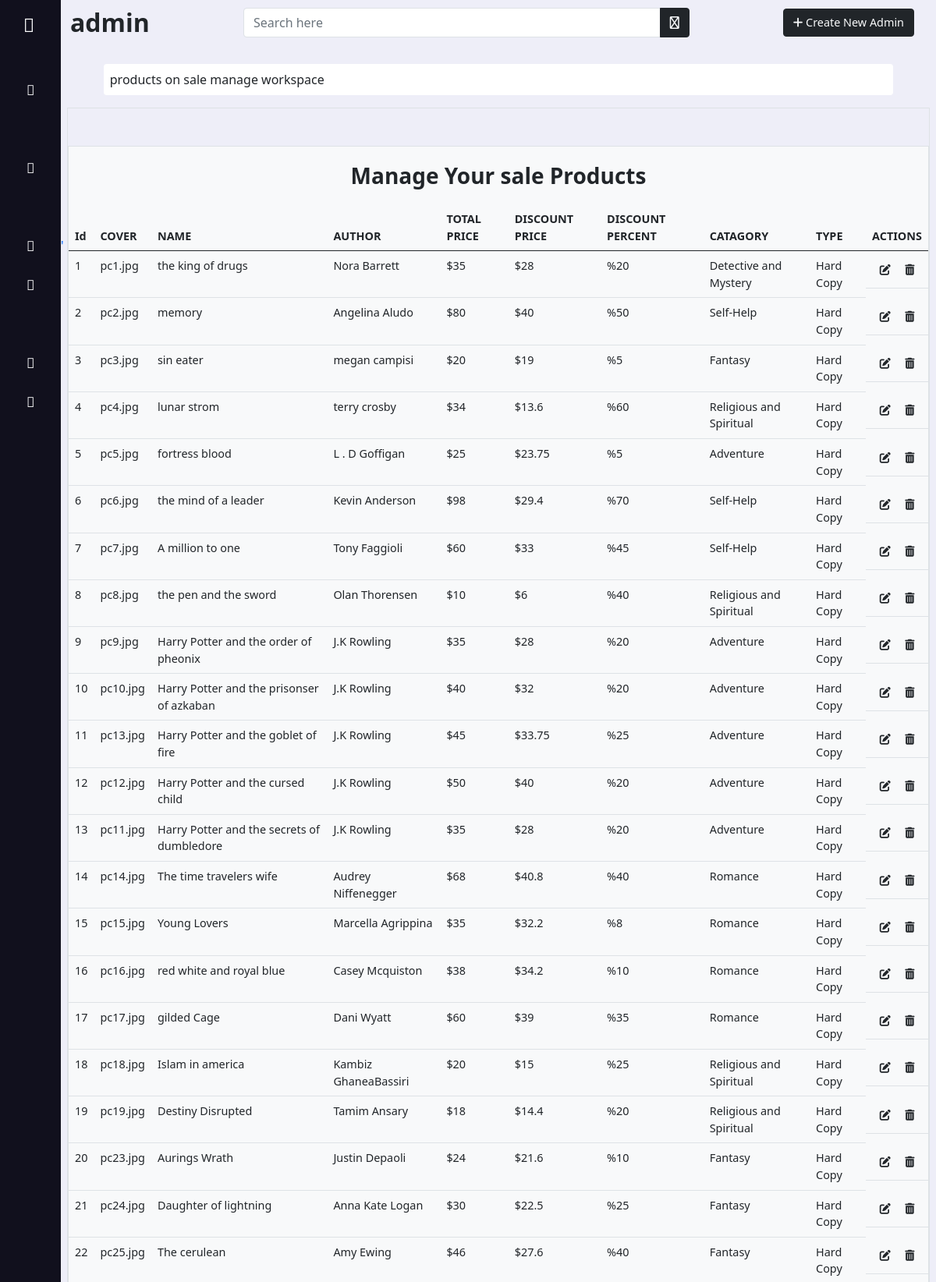
/admin/manage_product.php (signed in, upper part), run on the app's committed database.
### tables this page shows
CREATE TABLE `tbl_add_book` (
  `book_Id` int(11) NOT NULL,
  `book_cover` varchar(400) NOT NULL,
  `book_name` varchar(50) NOT NULL,
  `book_author` varchar(50) NOT NULL,
  `book_price` int(11) NOT NULL,
  `book_price_discount` varchar(50) NOT NULL,
  `book_discount_percent` varchar(50) NOT NULL,
  `book_catagory` varchar(50) NOT NULL,
  `book_type` varchar(50) NOT NULL
);

### admin/manage_product.php (the view, shortened to what this page needs)
<?php
include '../conn.php';
$sql = "SELECT * FROM `tbl_add_book`";
$run = mysqli_query($con, $sql);
?>
<!doctype html>
<html lang="en">
<head>
    <link rel="stylesheet" href="../assets/bootstrap/css/bootstrap.min.css">
    <link rel="stylesheet" href="../assets/fontawesome/css/all.min.css">
    <link rel="stylesheet" href="../assets/fontawesome/css/fontawesome.min.css">
    <link rel="stylesheet" href="admin.css">
    <link rel="stylesheet" href="https://site-assets.fontawesome.com/releases/v6.1.2/css/all.css">
</head>
<body>
<?php require '_asider.php'; ?>
    <main class="">
    <?php require '_header.php'; ?>
        <div class="row col-11 mx-auto d-flex justify-content-center pt-3">
            <div class="w-100 p-2   fs-6">
                <p style="background:white;" class=" rounded p-2 m-0">products on sale manage workspace</p>
            </div>
            </div>
    <div class=" m-2  " >
        <div class="col-12  border  pt-5">
            <div class="col-12 border bg-light" style="max-height: 90vh;overflow-y:scroll;">
            <p class=" rounded p-2 my-2 fs-3 fw-bolder text-center">Manage Your sale Products </p>
                <table class="table border-bottom">
                    <thead>
                        <tr class="" style="font-weight: 600;font-size:.9rem;">
                            <td scope="col">Id</td>
                            <td scope="col">COVER</td>
                            <td scope="col">NAME</td>
                            <td scope="col">AUTHOR</td>
                            <td scope="col">TOTAL PRICE</td>
                            <td scope="col">DISCOUNT PRICE</td>
                            <td scope="col">DISCOUNT PERCENT</td>
                            <td scope="col">CATAGORY</td>
                            <td scope="col">TYPE</td>
                            <td scope="col">ACTIONS</td>
                        </tr>
                    </thead>
                    <tbody style="font-size: .9rem;">
                        <?php
                        while($row = mysqli_fetch_array($run))
                        {
                            ?>
                        <tr>
                            <td><?php  echo $row[0]  ?></td>
                            <td><?php  echo $row[1]  ?></td>
                            <td><?php  echo $row[2]  ?></td>
                            <td><?php  echo $row[3]  ?></td>
                            <td>$<?php  echo $row[4]  ?></td>
                            <td>$<?php  echo $row[5]  ?></td>
                            <td>%<?php  echo $row[6]  ?></td>
                            <td><?php  echo $row[7]  ?></td>
                            <td><?php  echo $row[8]  ?></td>
                            <td class="d-flex justify-content-evenly">
                                <a href="edit_product.php?id=<?php echo $row[0]; ?>" class="btn  text-dark btn-sm"><i class="fa-solid fa-pen-to-square"></i></a>
                            <a href="delete.php?id=<?php echo $row[0]; ?>" class="btn text-dark btn-sm"><i class="fa-solid fa-trash-can"></i>
                                </a>
                            </td>
                        </tr>
                        <?php
                        }
                        ?>
                    </tbody>
                </table>
            </div>
    </div>
        </div>
    </main>
</body>
</html>

### admin/admin.css (style rules this page uses)
* { margin: 0; padding: 0; box-sizing: border-box; }
body { background: #eeeef8 !important; }
main { left: 78px ; background-color: #eeeef8 !important; position: relative; width: calc(100% - 78px) !important; }

### data on the page
tbl_add_book: book_Id "1", book_cover "pc1.jpg", book_name "the king of drugs", book_author "Nora Barrett", book_price "35", book_price_discount "28", book_discount_percent "20", book_catagory "Detective and Mystery", book_type "Hard Copy"
tbl_add_book: book_Id "2", book_cover "pc2.jpg", book_name "memory", book_author "Angelina Aludo", book_price "80", book_price_discount "40", book_discount_percent "50", book_catagory "Self-Help", book_type "Hard Copy"
tbl_add_book: book_Id "3", book_cover "pc3.jpg", book_name "sin eater", book_author "megan campisi", book_price "20", book_price_discount "19", book_discount_percent "5", book_catagory "Fantasy", book_type "Hard Copy"
tbl_add_book: book_Id "4", book_cover "pc4.jpg", book_name "lunar strom", book_author "terry crosby", book_price "34", book_price_discount "13.6", book_discount_percent "60", book_catagory "Religious and Spiritual", book_type "Hard Copy"
tbl_add_book: book_Id "5", book_cover "pc5.jpg", book_name "fortress blood", book_author "L . D Goffigan", book_price "25", book_price_discount "23.75", book_discount_percent "5", book_catagory "Adventure", book_type "Hard Copy"
tbl_add_book: book_Id "6", book_cover "pc6.jpg", book_name "the mind of a leader", book_author "Kevin Anderson", book_price "98", book_price_discount "29.4", book_discount_percent "70", book_catagory "Self-Help", book_type "Hard Copy"
tbl_add_book: book_Id "7", book_cover "pc7.jpg", book_name "A million to one", book_author "Tony Faggioli", book_price "60", book_price_discount "33", book_discount_percent "45", book_catagory "Self-Help", book_type "Hard Copy"
tbl_add_book: book_Id "8", book_cover "pc8.jpg", book_name "the pen and the sword", book_author "Olan Thorensen", book_price "10", book_price_discount "6", book_discount_percent "40", book_catagory "Religious and Spiritual", book_type "Hard Copy"
tbl_add_book: book_Id "9", book_cover "pc9.jpg", book_name "Harry Potter and the order of pheonix", book_author "J.K Rowling", book_price "35", book_price_discount "28", book_discount_percent "20", book_catagory "Adventure", book_type "Hard Copy"
tbl_add_book: book_Id "10", book_cover "pc10.jpg", book_name "Harry Potter and the prisonser of azkaban", book_author "J.K Rowling", book_price "40", book_price_discount "32", book_discount_percent "20", book_catagory "Adventure", book_type "Hard Copy"
tbl_add_book: book_Id "11", book_cover "pc13.jpg", book_name "Harry Potter and the goblet of fire", book_author "J.K Rowling", book_price "45", book_price_discount "33.75", book_discount_percent "25", book_catagory "Adventure", book_type "Hard Copy"
tbl_add_book: book_Id "12", book_cover "pc12.jpg", book_name "Harry Potter and the cursed child", book_author "J.K Rowling", book_price "50", book_price_discount "40", book_discount_percent "20", book_catagory "Adventure", book_type "Hard Copy"
tbl_add_book: book_Id "13", book_cover "pc11.jpg", book_name "Harry Potter and the secrets of dumbledore", book_author "J.K Rowling", book_price "35", book_price_discount "28", book_discount_percent "20", book_catagory "Adventure", book_type "Hard Copy"
tbl_add_book: book_Id "14", book_cover "pc14.jpg", book_name "The time travelers wife", book_author "Audrey Niffenegger", book_price "68", book_price_discount "40.8", book_discount_percent "40", book_catagory "Romance", book_type "Hard Copy"
tbl_add_book: book_Id "15", book_cover "pc15.jpg", book_name "Young Lovers", book_author "Marcella Agrippina", book_price "35", book_price_discount "32.2", book_discount_percent "8", book_catagory "Romance", book_type "Hard Copy"
tbl_add_book: book_Id "16", book_cover "pc16.jpg", book_name "red white and royal blue", book_author "Casey Mcquiston", book_price "38", book_price_discount "34.2", book_discount_percent "10", book_catagory "Romance", book_type "Hard Copy"
tbl_add_book: book_Id "17", book_cover "pc17.jpg", book_name "gilded Cage", book_author "Dani Wyatt", book_price "60", book_price_discount "39", book_discount_percent "35", book_catagory "Romance", book_type "Hard Copy"
tbl_add_book: book_Id "18", book_cover "pc18.jpg", book_name "Islam in america", book_author "Kambiz GhaneaBassiri", book_price "20", book_price_discount "15", book_discount_percent "25", book_catagory "Religious and Spiritual", book_type "Hard Copy"
tbl_add_book: book_Id "19", book_cover "pc19.jpg", book_name "Destiny Disrupted", book_author "Tamim Ansary", book_price "18", book_price_discount "14.4", book_discount_percent "20", book_catagory "Religious and Spiritual", book_type "Hard Copy"
tbl_add_book: book_Id "20", book_cover "pc23.jpg", book_name "Aurings Wrath", book_author "Justin Depaoli", book_price "24", book_price_discount "21.6", book_discount_percent "10", book_catagory "Fantasy", book_type "Hard Copy"
tbl_add_book: book_Id "21", book_cover "pc24.jpg", book_name "Daughter of lightning", book_author "Anna Kate Logan", book_price "30", book_price_discount "22.5", book_discount_percent "25", book_catagory "Fantasy", book_type "Hard Copy"
tbl_add_book: book_Id "22", book_cover "pc25.jpg", book_name "The cerulean", book_author "Amy Ewing", book_price "46", book_price_discount "27.6", book_discount_percent "40", book_catagory "Fantasy", book_type "Hard Copy"

### other printed values
$_SESSION['admin'] "admin"
